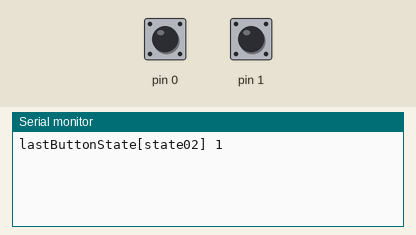
Recording of a sketch running on a simulated Arduino Leonardo, built with avr-gcc and run on an emulated ATmega32U4. Shown: the last lines printed to the serial monitor. The inputs (shaded band) are chosen by the test bench; at power-on: pin 0 HIGH, pin 1 HIGH. USB keyboard and mouse output is not drawn.

Above: at 1.2 s.
1.3 s: pin 0 pulled LOW for 0.15 s
At 1.48 s:
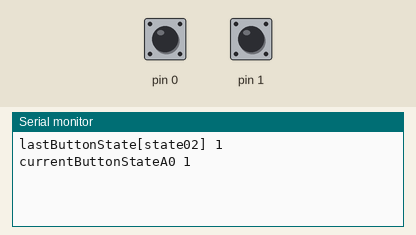
2.9 s: pin 1 pulled LOW for 0.15 s
At 3.8 s:
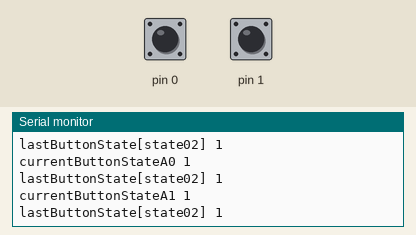

The sketch:

MicroUSBButtonBox_ArmF1.ino
```cpp
#include <Keypad.h>
#include <Joystick.h>

#define NUMBUTTONS 12
#define NUMROWS 2
#define NUMCOLS 4

//define the symbols on the buttons of the keypads
byte buttons[NUMROWS][NUMCOLS] = {
  {0,1,2,3},
  {4,5,6,7}
};

byte rowPins[NUMROWS] = {2,3}; //connect to the row pinouts of the keypad
byte colPins[NUMCOLS] = {4,5,6,7}; //connect to the column pinouts of the keypad

//initialize an instance of class NewKeypad
Keypad buttbx = Keypad( makeKeymap(buttons), rowPins, colPins, NUMROWS, NUMCOLS);

//initialize an Joystick with 56 buttons;
Joystick_ Joystick(JOYSTICK_DEFAULT_REPORT_ID,
  JOYSTICK_TYPE_JOYSTICK, 32, 0,
  false, false, false, false, false, false,
  false, false, false, false, false);


void setup() {
  Serial.begin(9600);
  pinMode(0, INPUT_PULLUP);
  pinMode(1, INPUT_PULLUP);
  pinMode(14, INPUT_PULLUP);
  pinMode(10, INPUT_PULLUP);
   pinMode(9, INPUT_PULLUP);
  Joystick.begin();
}

const int tempoApertoBotao = 50;

void pressButton(int numBotao) {
  Joystick.pressButton(numBotao);
  delay(tempoApertoBotao);
  Joystick.releaseButton(numBotao);
}

int lastButtonState[8] = { 0, 0, 0, 0, 0 ,0 ,0 ,0}; //pin 15 - 16 x 1 x 14 - 10 x 1 x 9
int lastButtonStateSize = sizeof(lastButtonState) / sizeof(int);

void pressButton2Way(int pinState, int joyButton, int joyButton2, int lastButtonStateNumb) {
  if (lastButtonState[lastButtonStateNumb] != pinState && pinState == 1) {
    pressButton(joyButton);
    lastButtonState[lastButtonStateNumb] = pinState;
    Serial.print("if ");Serial.println(pinState);
  }else if (lastButtonState[lastButtonStateNumb] != pinState && pinState == 0) {
    pressButton(joyButton2);
    lastButtonState[lastButtonStateNumb] = pinState;
    Serial.print("else if ");Serial.println(pinState);
  }
}

void pressButton3Way(int pinState1, int pinState2, int joyButton1, int joyButton2, int joyButton3,int initialArrayState) {

  int currentButtonStateA0 = pinState1;
  int currentButtonStateA1 = pinState2;
  int state01 = initialArrayState;
  int state02 = initialArrayState + 1;
  int state03 = initialArrayState + 2;


  for (int i = 0; i < 3; i++) {
    if (currentButtonStateA0 == 1 && lastButtonState[state01] == 0) {
      pressButton(joyButton1);
      lastButtonState[state01] = currentButtonStateA0;
      lastButtonState[state02] = 0;
      lastButtonState[state03] = 0;
      Serial.print("currentButtonStateA0 ");Serial.println(currentButtonStateA0);
    }else if (currentButtonStateA0 != 1 && currentButtonStateA1 != 1 && lastButtonState[state02] == 0) {
      pressButton(joyButton2);
      lastButtonState[state01] = 0;
      lastButtonState[state02] = 1;
      lastButtonState[state03] = 0;
      Serial.print("lastButtonState[state02] ");Serial.println(lastButtonState[state02]);
    }else if (currentButtonStateA1 == 1 && lastButtonState[state03] == 0) {
      pressButton(joyButton3);
      lastButtonState[state01] = 0;
      lastButtonState[state02] = 0;
      lastButtonState[state03] = currentButtonStateA1;
      Serial.print("currentButtonStateA1 ");Serial.println(currentButtonStateA1);
    }
  }
}


void loop() {
  CheckAllButtons();
  delay(0);
}


void CheckAllButtons(void) {

      //pressButton2Way(!digitalRead(15), 12, 19, 0);
      //pressButton3Way(!digitalRead(16), !digitalRead(14), 13, 14, 15 , 1);
      pressButton3Way(!digitalRead(0), !digitalRead(1), 16, 17, 18 , 4);

      if (buttbx.getKeys()) {
       for (int i=0; i<LIST_MAX; i++)   // Scan the whole key list.
        {
           if ( buttbx.key[i].stateChanged )   // Only find keys that have changed state.
            {
            switch (buttbx.key[i].kstate) {  // Report active key state : IDLE, PRESSED, HOLD, or RELEASED
                    case PRESSED:
                              Joystick.pressButton(buttbx.key[i].kchar);
                              Serial.println("PRESSED");
                              break;
                    case HOLD:
                              Joystick.releaseButton(buttbx.key[i].kchar);
                              Serial.println("HOLD");
                              break;
                    case RELEASED:
                              Joystick.releaseButton(buttbx.key[i].kchar);
                              Serial.println("RELEASED");
                              break;
                    case IDLE:
                              Joystick.releaseButton(buttbx.key[i].kchar);
                              Serial.println("IDLE");
                              break;
            }
           }
         }
     }
}
```

Measured:
- after the input at 1.3 s, the serial monitor: prints a new line after 0.05 s (image 1)
- after the input at 2.9 s, the serial monitor: prints a new line after 0.05 s (image 2)
